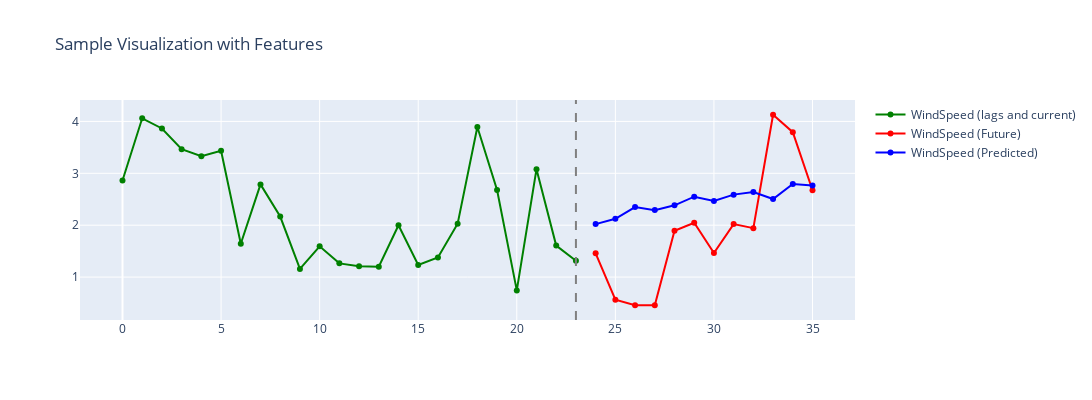

Notebook source saved alongside this figure:
### Code cell
plot_sample_with_features(X_test, y_test, target_variable='WindSpeed', columns=[
        "WindSpeed"], y_pred_values = y_pred
    )

### Figure 1 — Plotly figure (JSON) as saved in the notebook; plotly's stock layout.template omitted (floating-point values rounded to 4 significant figures)
{"data": [{"line": {"color": "green"}, "mode": "lines+markers", "name": "WindSpeed (lags and current)", "showlegend": true, "type": "scatter", "x": [0, 1, 2, 3, 4, 5, 6, 7, 8, 9, 10, 11, 12, 13, 14, 15, 16, 17, 18, 19, 20, 21, 22, 23], "xaxis": "x", "y": [2.86, 4.06, 3.864, 3.464, 3.329, 3.436, 1.643, 2.787, 2.167, 1.157, 1.593, 1.264, 1.207, 1.2, 2.0, 1.233, 1.379, 2.029, 3.893, 2.679, 0.7429, 3.08, 1.607, 1.314], "yaxis": "y"}, {"line": {"color": "red"}, "mode": "lines+markers", "name": "WindSpeed (Future)", "showlegend": true, "type": "scatter", "x": [24, 25, 26, 27, 28, 29, 30, 31, 32, 33, 34, 35], "xaxis": "x", "y": [1.457, 0.5643, 0.4571, 0.4571, 1.893, 2.047, 1.464, 2.021, 1.943, 4.129, 3.793, 2.673], "yaxis": "y"}, {"line": {"color": "blue"}, "mode": "lines+markers", "name": "WindSpeed (Predicted)", "showlegend": true, "type": "scatter", "x": [24, 25, 26, 27, 28, 29, 30, 31, 32, 33, 34, 35], "xaxis": "x", "y": [2.021, 2.123, 2.35, 2.291, 2.383, 2.549, 2.468, 2.589, 2.639, 2.505, 2.793, 2.764], "yaxis": "y"}], "layout": {"height": 400, "shapes": [{"line": {"color": "gray", "dash": "dash"}, "type": "line", "x0": 23, "x1": 23, "xref": "x", "y0": 0, "y1": 1, "yref": "y domain"}], "title": {"text": "Sample Visualization with Features"}, "width": 1500, "xaxis": {"anchor": "y", "domain": [0, 1]}, "yaxis": {"anchor": "x", "domain": [0, 1]}}}
